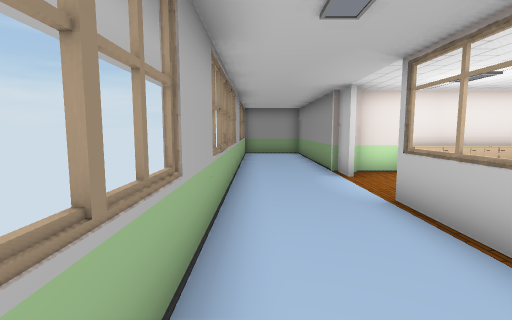
View 1 (above)

12 first-person views from a walk through a Unity game level. The camera is 1.2 m above the floor, tilts 6° down and sees 85° across. The floor is counted in squares, 1 m on a side. Each view is taken from the middle of a square. On the plan, view 1 faces up. The plan holds only what a view shows up to about 13 squares ahead; the rest is blank. The player character is not drawn. Door leaves are left out, so doorways stand open.

View 2
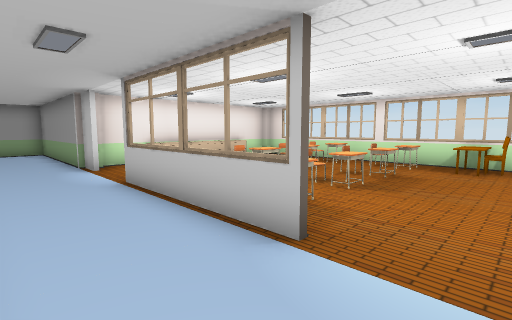

View 3
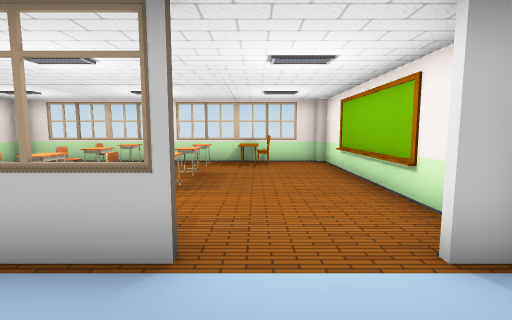

View 4
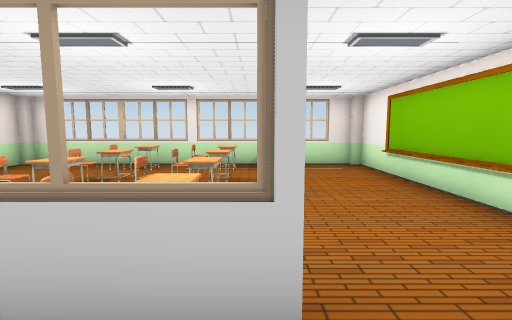

View 5
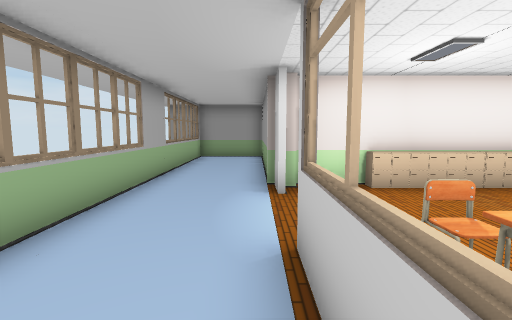

View 6
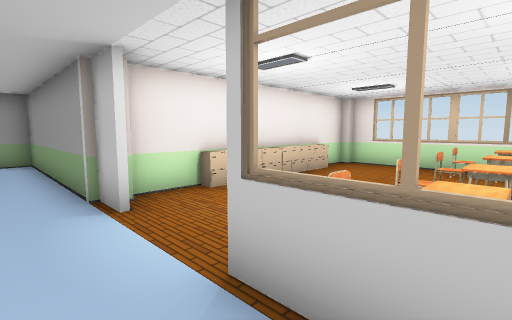

View 7
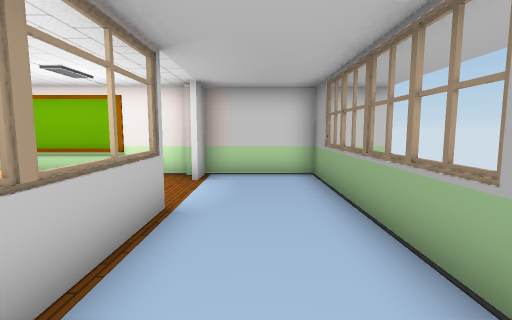

View 8
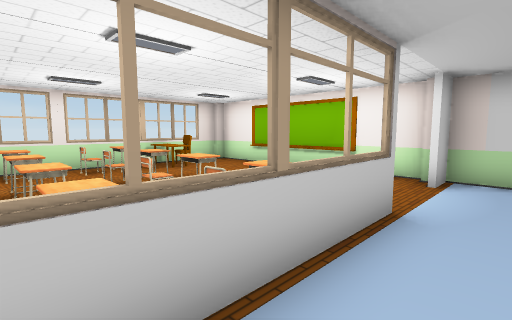

View 9
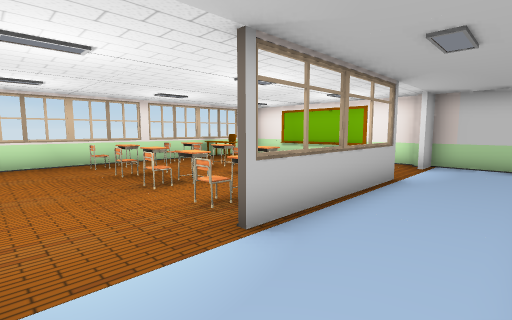

View 10
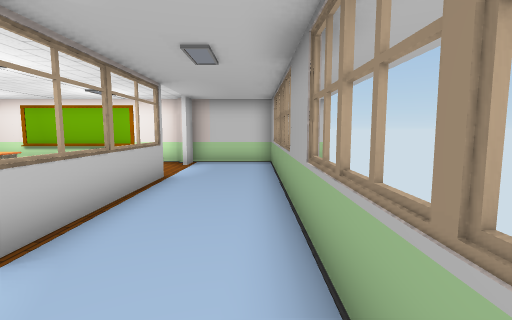

View 11
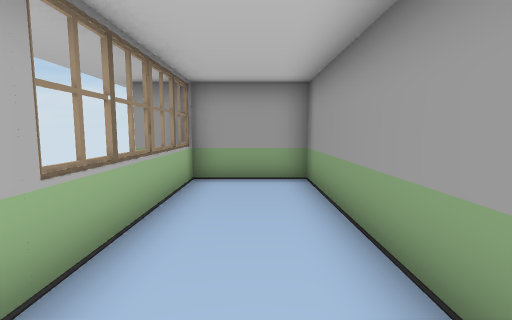

View 12
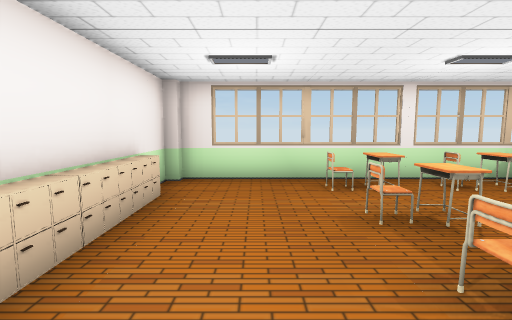

### Floor plan
Key: @ floor where view 1 was taken; # wall or solid block; . floor; D open door; = window, fence, low wall or low ledge.
Columns run from 3 left of view 1 to 11 right of it. Each row starts with its distance up from view 1.
 15  #####
 14   =..#
 13   #..#
 12   #..#
 11   =..#
 10   #..#
  9   #..##
  8   =...#########
  7   #..DD.......#
  6   =..DD.......=
  5   =..DD.......#
  4   #...=#...#.##
  3   #...=########
  2   #...#########
  1   =...=########
  0   =@..#.......#
 -1   #..DD......##
 -2   =..DD.......#
 -3   #...#.......#
 -4 ###############

Where each view was taken, in squares from view 1:
view 1: 0 up, 0 right, facing up
view 2: 2 down, 0 right, facing up-right
view 3: 1 down, 0 right, facing right
view 4: 0 up, 1 right, facing right
view 5: 2 up, 2 right, facing up
view 6: 3 up, 1 right, facing up-right
view 7: 4 up, 1 right, facing down
view 8: 4 up, 1 right, facing down-right
view 9: 7 up, 0 right, facing down-right
view 10: 7 up, 0 right, facing down
view 11: 8 up, 1 right, facing up
view 12: 6 up, 4 right, facing right
